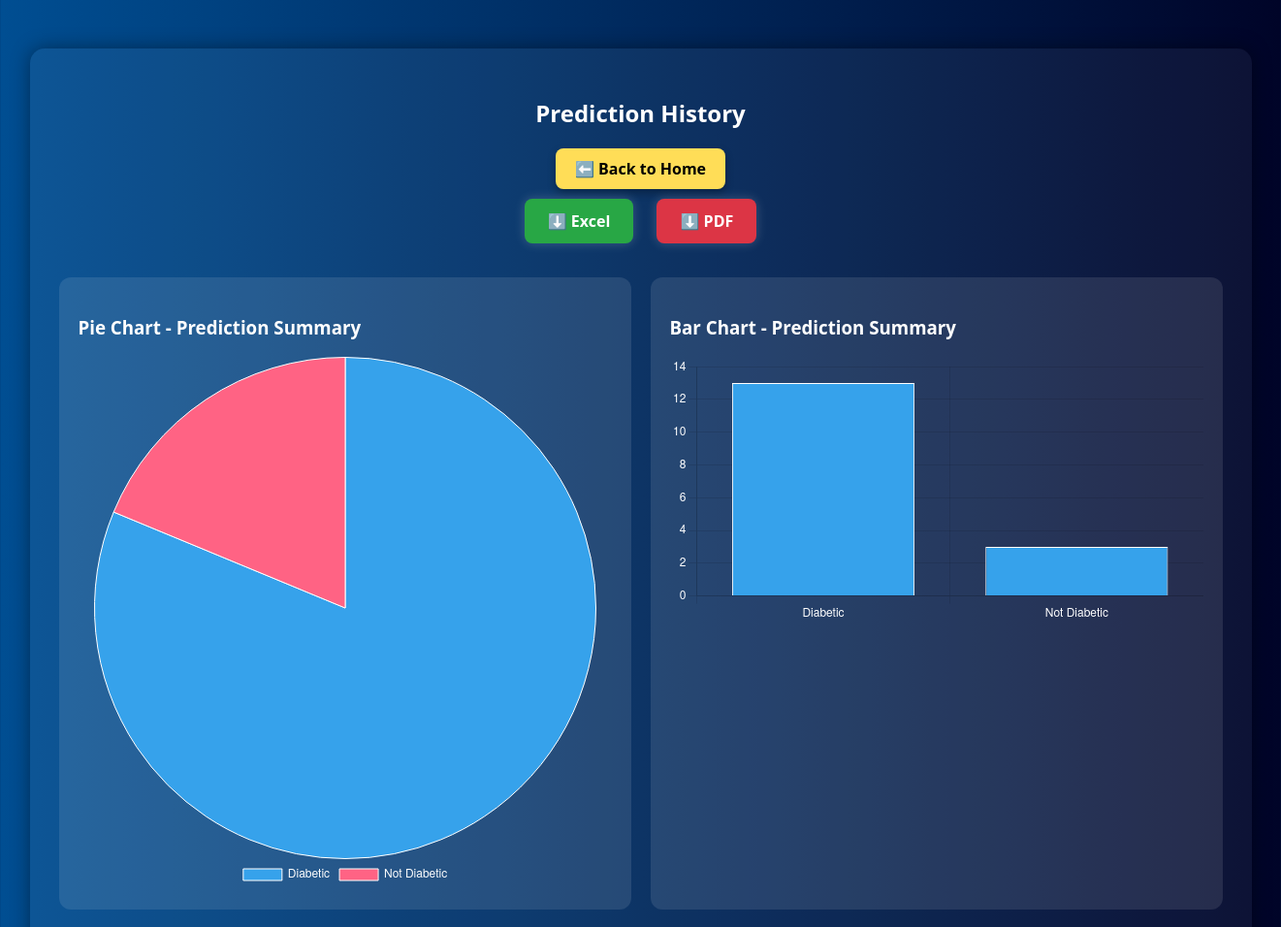
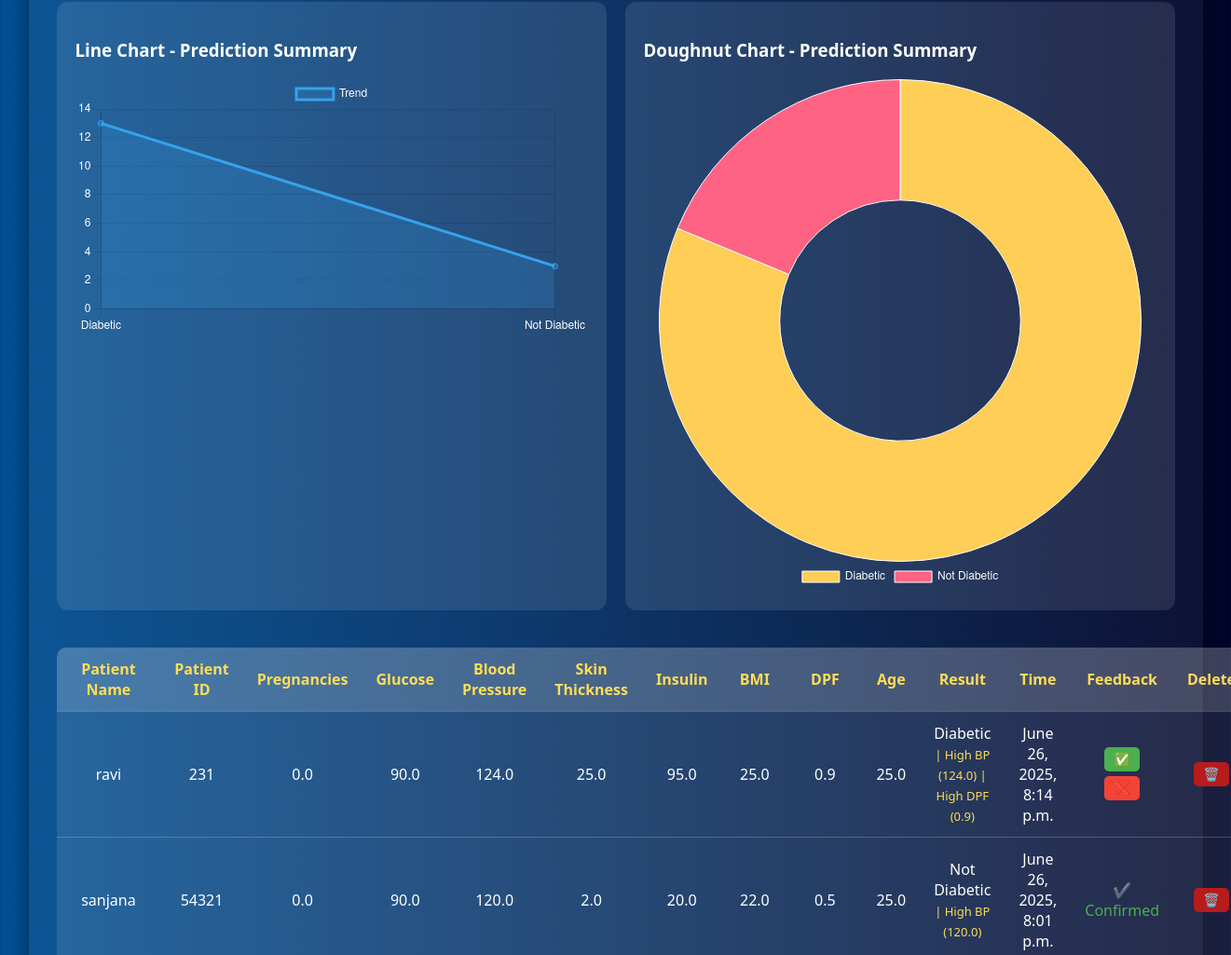
Before: /history/ (signed in, upper part) with the older database file (2 pictures, top to bottom).
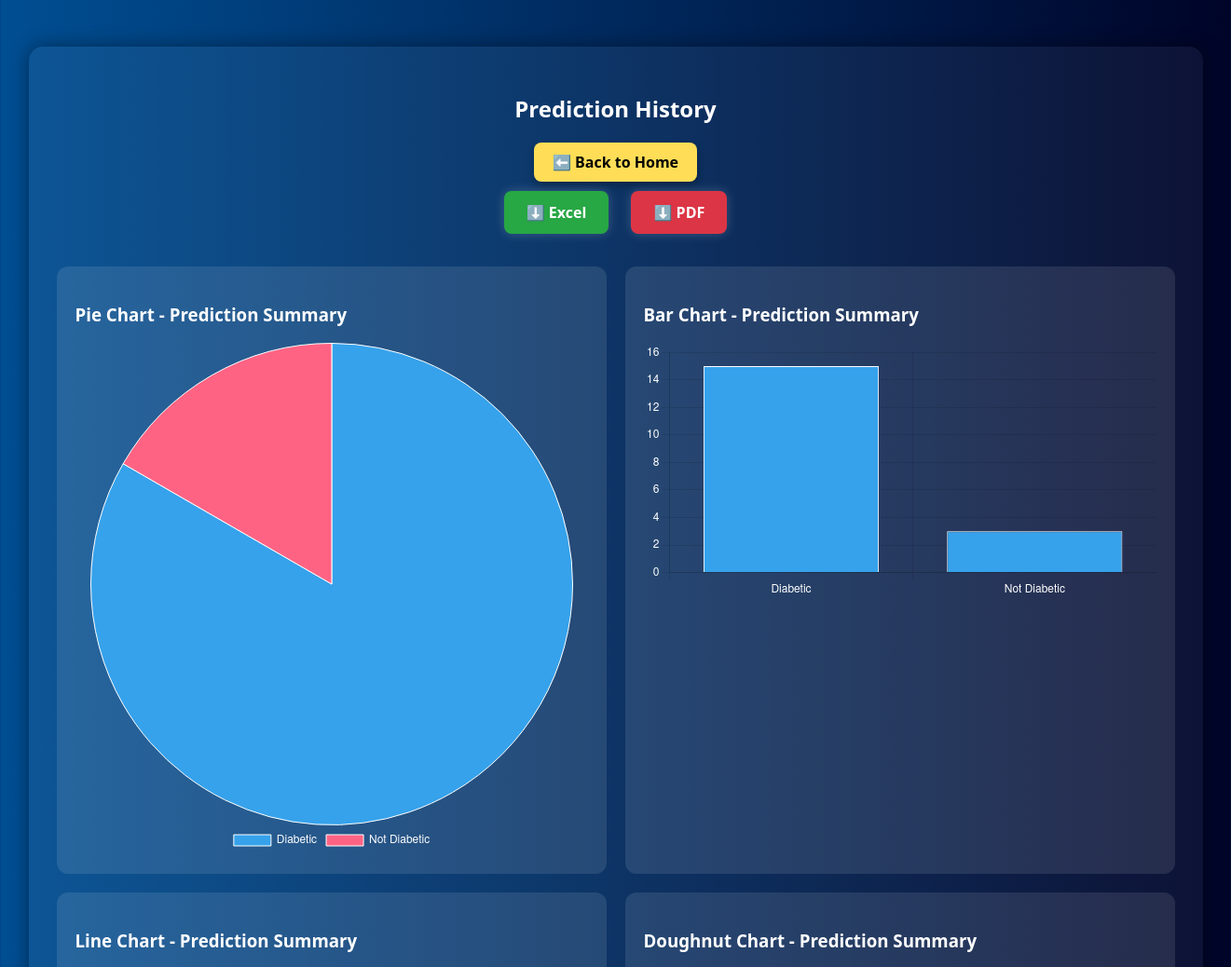
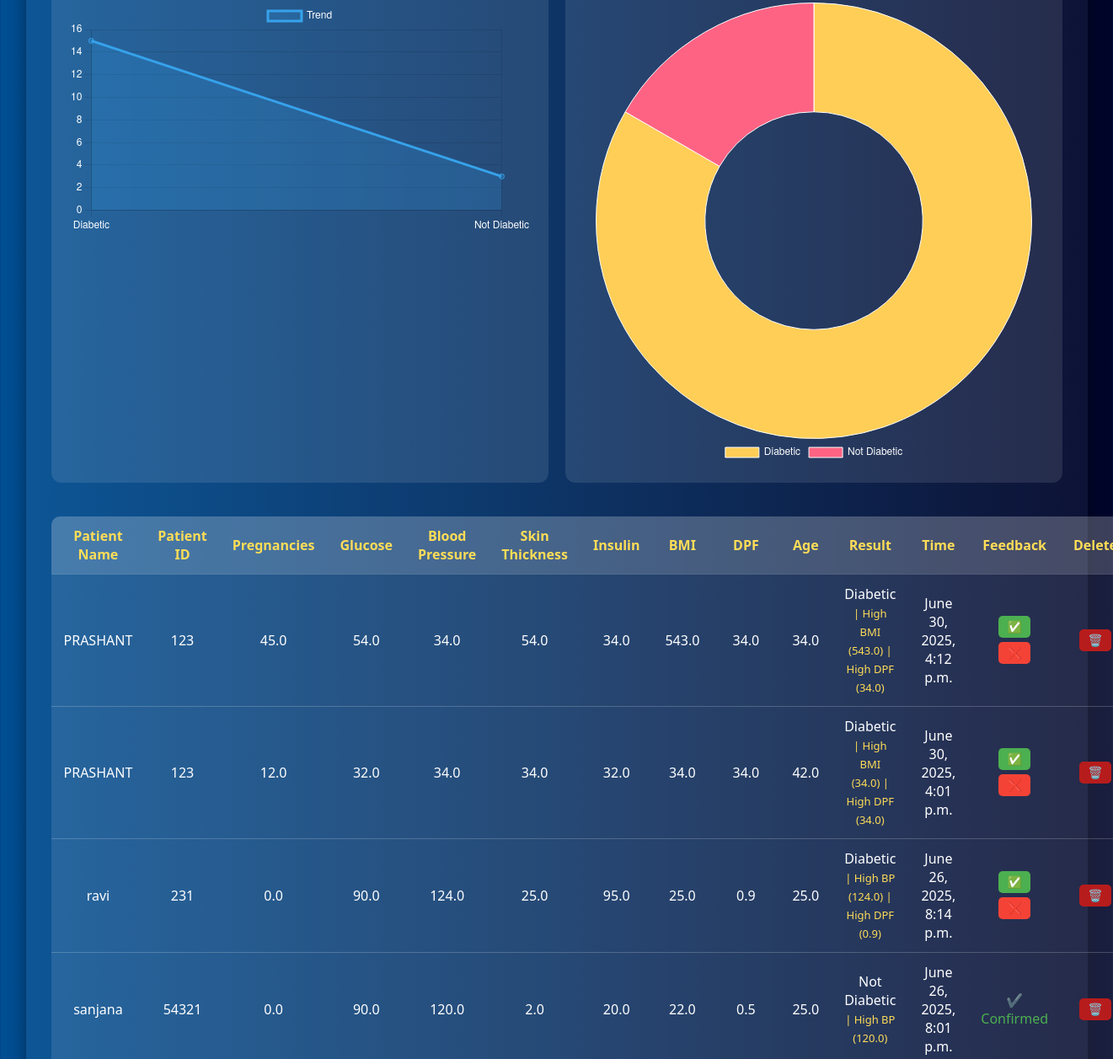
After: the same page with the newer database file (2 pictures, top to bottom).
### main/models.py (models this page shows, shortened)
class PredictionRecord(models.Model):
    user = models.ForeignKey(User, on_delete=models.CASCADE)  # Link to logged-in user
    patient_name = models.CharField(max_length=100)
    patient_id = models.CharField(max_length=50, blank=True)
    pregnancies = models.FloatField()
    glucose = models.FloatField()
    bloodpressure = models.FloatField()
    skinthickness = models.FloatField()
    insulin = models.FloatField()
    bmi = models.FloatField()
    dpf = models.FloatField()
    age = models.FloatField()
    result = models.CharField(max_length=20)
    timestamp = models.DateTimeField(auto_now_add=True)
    FEEDBACK_CHOICES = [
        ('correct', 'Correct'),
        ('incorrect', 'Incorrect'),
        ('pending', 'Pending'),
    ]
    feedback = models.CharField(
        max_length=10,
        choices=FEEDBACK_CHOICES,
        default='pending',
    )

### main/views.py (the view)
# urls.py: path('history/', views.history, name='history'),
@login_required
def history(request):
    if request.user.is_staff or request.user.is_superuser:
        records = PredictionRecord.objects.all().order_by('-timestamp')
    else:
        records = PredictionRecord.objects.filter(user=request.user).order_by('-timestamp')
    for record in records:
        explanation = []
        if record.glucose > 125:
            explanation.append("High glucose levels are a major risk factor.")
        if record.bmi > 30:
            explanation.append("BMI above 30 indicates obesity.")
        if record.age > 45:
            explanation.append("Older age increases diabetes risk.")
        if record.insulin < 50:
            explanation.append("Low insulin levels may indicate poor glucose control.")
        if record.dpf > 0.8:
            explanation.append("Genetic risk is high due to Diabetes Pedigree Function.")
        if not explanation:
            explanation.append("No strong risk factors, but borderline indicators may exist.")
        record.explanation = explanation
    from collections import Counter
    result_counts = Counter(record.result for record in records)
    chart_data = {
        'labels': list(result_counts.keys()),
        'values': list(result_counts.values())
    }
    return render(request, 'history.html', {
        'records': records,
        'chart_data': chart_data
    })

### templates/history.html (shortened to what the changed rows need)
<!DOCTYPE html>
<html lang="en">
<head>
</head>
<body>
<div class="container">
    <h2>Prediction History</h2>
    <div class="charts-grid">
        <div class="chart-box">
            <h3 style="color:#fff;">Pie Chart - Prediction Summary</h3>
            <canvas id="pieChart"></canvas>
        </div>
        <div class="chart-box">
            <h3 style="color:#fff;">Bar Chart - Prediction Summary</h3>
            <canvas id="barChart"></canvas>
        </div>
        <div class="chart-box">
            <h3 style="color:#fff;">Line Chart - Prediction Summary</h3>
            <canvas id="lineChart"></canvas>
        </div>
        <div class="chart-box">
            <h3 style="color:#fff;">Doughnut Chart - Prediction Summary</h3>
            <canvas id="doughnutChart"></canvas>
        </div>
    </div>
    <table>
        <thead>
        <tr>
            <th>Patient Name</th>
            <th>Patient ID</th>
            <th>Pregnancies</th>
            <th>Glucose</th>
            <th>Blood Pressure</th>
            <th>Skin Thickness</th>
            <th>Insulin</th>
            <th>BMI</th>
            <th>DPF</th>
            <th>Age</th>
            <th>Result</th>
            <th>Time</th>
            <th>Feedback</th>
            <th>Delete</th>
        </tr>
        </thead>
        <tbody>
        {% for record in records %}
            <tr>
                <td data-label="Patient Name">{{ record.patient_name }}</td>
                <td data-label="Patient ID">{{ record.patient_id }}</td>
                <td data-label="Pregnancies">{{ record.pregnancies }}</td>
                <td data-label="Glucose">{{ record.glucose }}</td>
                <td data-label="Blood Pressure">{{ record.bloodpressure }}</td>
                <td data-label="Skin Thickness">{{ record.skinthickness }}</td>
                <td data-label="Insulin">{{ record.insulin }}</td>
                <td data-label="BMI">{{ record.bmi }}</td>
                <td data-label="DPF">{{ record.dpf }}</td>
                <td data-label="Age">{{ record.age }}</td>
                <td data-label="Result">
    {{ record.result }}
    <br>
    <small style="font-size: 13px; color: #ffdd57;">
        {% if record.bmi > 30 %} | High BMI ({{ record.bmi }}){% endif %}
        {% if record.bloodpressure > 80 %} | High BP ({{ record.bloodpressure }}){% endif %}
        {% if record.dpf > 0.5 %} | High DPF ({{ record.dpf }}){% endif %}
    </small>
</td>
                <td data-label="Time">{{ record.timestamp }}</td>
                <td data-label="Feedback">
                    {% if record.feedback == "pending" %}
                        <form method="post" action="{% url 'submit_feedback' record.id %}" style="display:flex; gap:5px; justify-content:center; flex-wrap: wrap;">
                            <button type="submit" name="feedback" value="correct" class="feedback-btn feedback-correct">✅</button>
                            <button type="submit" name="feedback" value="incorrect" class="feedback-btn feedback-incorrect">❌</button>
                        </form>
                    {% elif record.feedback == "correct" %}
                        <span style="color:#4CAF50;">✔️ Confirmed</span>
                    {% elif record.feedback == "incorrect" %}
                        <span style="color:#f44336;">❗ Incorrect</span>
                    {% endif %}
                </td>
                <td data-label="Delete">
                    <form method="post" action="{% url 'delete_record' record.id %}" style="display:inline;">
                        <button type="submit" class="feedback-btn feedback-incorrect" style="background-color:#b71c1c;">🗑️</button>
                    </form>
                </td>
            </tr>
        {% endfor %}
        </tbody>
    </table>
</div>
</body>
</html>

Changed rows visible on the page:
added PredictionRecord: patient_name "PRASHANT", patient_id "123", pregnancies "45.0", glucose "54.0", bloodpressure "34.0", skinthickness "54.0", insulin "34.0", bmi "543.0", dpf "34.0", age "34.0", result "Diabetic", timestamp "June 30, 2025, 4:12 p.m."
added PredictionRecord: patient_name "PRASHANT", patient_id "123", pregnancies "12.0", glucose "32.0", bloodpressure "34.0", skinthickness "34.0", insulin "32.0", bmi "34.0", dpf "34.0", age "42.0", result "Diabetic", timestamp "June 30, 2025, 4:01 p.m."
Other visible differences:
chart data {{ chart_data.values|safe }}: [13, 3] → [15, 3]
